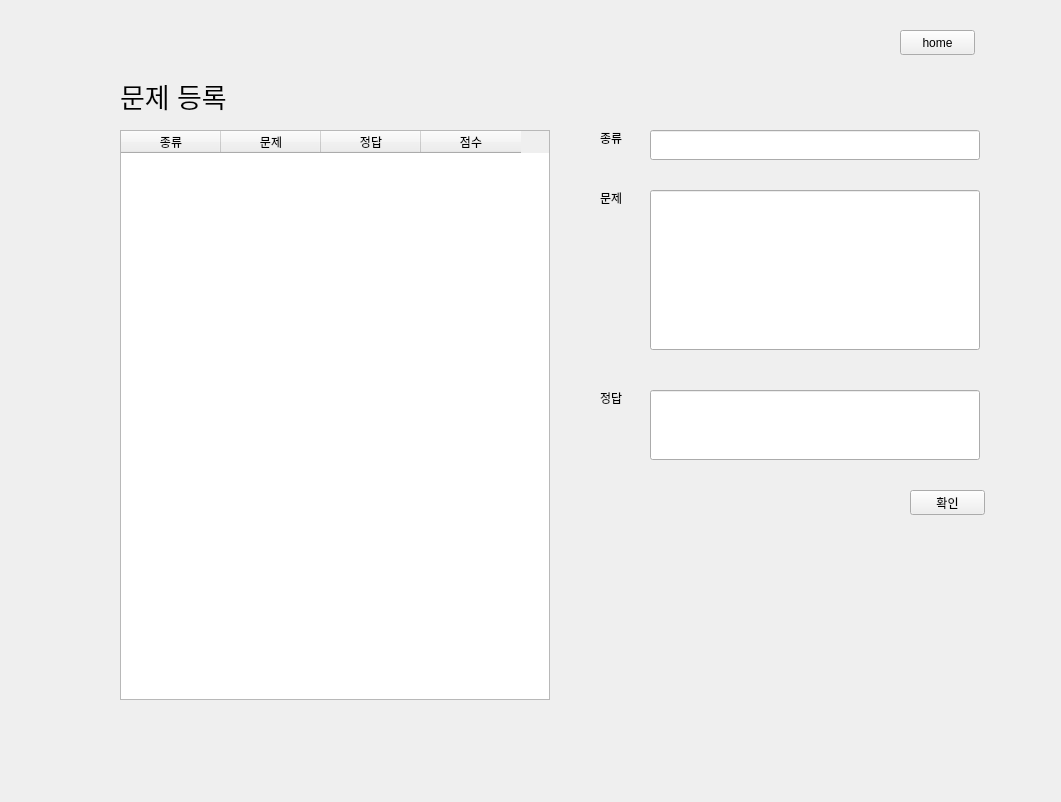
<?xml version="1.0" encoding="UTF-8"?>
<ui version="4.0">
 <class>Form</class>
 <widget class="QWidget" name="Form">
  <property name="geometry">
   <rect>
    <x>0</x>
    <y>0</y>
    <width>1061</width>
    <height>802</height>
   </rect>
  </property>
  <property name="windowTitle">
   <string>Form</string>
  </property>
  <widget class="QStackedWidget" name="stackedWidget">
   <property name="geometry">
    <rect>
     <x>0</x>
     <y>0</y>
     <width>1060</width>
     <height>800</height>
    </rect>
   </property>
   <property name="currentIndex">
    <number>1</number>
   </property>
   <widget class="QWidget" name="page_5">
    <widget class="QPushButton" name="btn_update">
     <property name="geometry">
      <rect>
       <x>500</x>
       <y>221</y>
       <width>90</width>
       <height>40</height>
      </rect>
     </property>
     <property name="text">
      <string>문제 등록</string>
     </property>
    </widget>
    <widget class="QPushButton" name="btn_check">
     <property name="geometry">
      <rect>
       <x>500</x>
       <y>315</y>
       <width>90</width>
       <height>40</height>
      </rect>
     </property>
     <property name="text">
      <string>문제 확인</string>
     </property>
    </widget>
    <widget class="QPushButton" name="btn_qna">
     <property name="geometry">
      <rect>
       <x>499</x>
       <y>416</y>
       <width>90</width>
       <height>40</height>
      </rect>
     </property>
     <property name="text">
      <string>QnA</string>
     </property>
    </widget>
    <widget class="QPushButton" name="btn_chat">
     <property name="geometry">
      <rect>
       <x>499</x>
       <y>518</y>
       <width>90</width>
       <height>40</height>
      </rect>
     </property>
     <property name="text">
      <string>상담</string>
     </property>
    </widget>
    <widget class="QLabel" name="label_5">
     <property name="geometry">
      <rect>
       <x>504</x>
       <y>140</y>
       <width>81</width>
       <height>51</height>
      </rect>
     </property>
     <property name="font">
      <font>
       <family>Arial</family>
       <pointsize>20</pointsize>
      </font>
     </property>
     <property name="text">
      <string>교사용</string>
     </property>
    </widget>
   </widget>
   <widget class="QWidget" name="page">
    <widget class="QLabel" name="label">
     <property name="geometry">
      <rect>
       <x>120</x>
       <y>70</y>
       <width>121</width>
       <height>51</height>
      </rect>
     </property>
     <property name="font">
      <font>
       <family>Arial</family>
       <pointsize>20</pointsize>
      </font>
     </property>
     <property name="text">
      <string>문제 등록</string>
     </property>
    </widget>
    <widget class="QPushButton" name="btn_enter">
     <property name="geometry">
      <rect>
       <x>910</x>
       <y>490</y>
       <width>75</width>
       <height>25</height>
      </rect>
     </property>
     <property name="text">
      <string>확인</string>
     </property>
    </widget>
    <widget class="QTableWidget" name="quizupdatetable">
     <property name="geometry">
      <rect>
       <x>120</x>
       <y>130</y>
       <width>430</width>
       <height>570</height>
      </rect>
     </property>
     <column>
      <property name="text">
       <string>종류</string>
      </property>
     </column>
     <column>
      <property name="text">
       <string>문제</string>
      </property>
     </column>
     <column>
      <property name="text">
       <string>정답</string>
      </property>
     </column>
     <column>
      <property name="text">
       <string>점수</string>
      </property>
     </column>
    </widget>
    <widget class="QPushButton" name="btn_home">
     <property name="geometry">
      <rect>
       <x>900</x>
       <y>30</y>
       <width>75</width>
       <height>25</height>
      </rect>
     </property>
     <property name="text">
      <string>home</string>
     </property>
    </widget>
    <widget class="QLineEdit" name="quizline">
     <property name="geometry">
      <rect>
       <x>650</x>
       <y>190</y>
       <width>330</width>
       <height>160</height>
      </rect>
     </property>
    </widget>
    <widget class="QLineEdit" name="answerline">
     <property name="geometry">
      <rect>
       <x>650</x>
       <y>390</y>
       <width>330</width>
       <height>70</height>
      </rect>
     </property>
    </widget>
    <widget class="QLineEdit" name="kindline">
     <property name="geometry">
      <rect>
       <x>650</x>
       <y>130</y>
       <width>330</width>
       <height>30</height>
      </rect>
     </property>
    </widget>
    <widget class="QLabel" name="label_6">
     <property name="geometry">
      <rect>
       <x>600</x>
       <y>130</y>
       <width>31</width>
       <height>16</height>
      </rect>
     </property>
     <property name="text">
      <string>종류</string>
     </property>
    </widget>
    <widget class="QLabel" name="label_7">
     <property name="geometry">
      <rect>
       <x>600</x>
       <y>390</y>
       <width>31</width>
       <height>16</height>
      </rect>
     </property>
     <property name="text">
      <string>정답</string>
     </property>
    </widget>
    <widget class="QLabel" name="label_8">
     <property name="geometry">
      <rect>
       <x>600</x>
       <y>190</y>
       <width>31</width>
       <height>16</height>
      </rect>
     </property>
     <property name="text">
      <string>문제</string>
     </property>
    </widget>
   </widget>
   <widget class="QWidget" name="page_2">
    <widget class="QTableWidget" name="quizchecktable">
     <property name="geometry">
      <rect>
       <x>180</x>
       <y>130</y>
       <width>720</width>
       <height>490</height>
      </rect>
     </property>
     <column>
      <property name="text">
       <string>학생</string>
      </property>
     </column>
     <column>
      <property name="text">
       <string>점수</string>
      </property>
     </column>
     <column>
      <property name="text">
       <string>틀린 문제</string>
      </property>
     </column>
     <column>
      <property name="text">
       <string>문제 소요 시간</string>
      </property>
     </column>
    </widget>
    <widget class="QLabel" name="label_2">
     <property name="geometry">
      <rect>
       <x>180</x>
       <y>80</y>
       <width>121</width>
       <height>41</height>
      </rect>
     </property>
     <property name="font">
      <font>
       <family>Arial</family>
       <pointsize>20</pointsize>
      </font>
     </property>
     <property name="text">
      <string>문제 확인</string>
     </property>
    </widget>
    <widget class="QPushButton" name="btn_home2">
     <property name="geometry">
      <rect>
       <x>900</x>
       <y>30</y>
       <width>75</width>
       <height>25</height>
      </rect>
     </property>
     <property name="text">
      <string>home</string>
     </property>
    </widget>
   </widget>
   <widget class="QWidget" name="page_3">
    <widget class="QTableWidget" name="qnatable">
     <property name="geometry">
      <rect>
       <x>180</x>
       <y>130</y>
       <width>720</width>
       <height>490</height>
      </rect>
     </property>
     <property name="selectionBehavior">
      <enum>QAbstractItemView::SelectRows</enum>
     </property>
     <column>
      <property name="text">
       <string>번호</string>
      </property>
     </column>
     <column>
      <property name="text">
       <string>학생</string>
      </property>
     </column>
     <column>
      <property name="text">
       <string>질문</string>
      </property>
     </column>
     <column>
      <property name="text">
       <string>답변</string>
      </property>
     </column>
    </widget>
    <widget class="QLabel" name="label_3">
     <property name="geometry">
      <rect>
       <x>180</x>
       <y>80</y>
       <width>121</width>
       <height>41</height>
      </rect>
     </property>
     <property name="font">
      <font>
       <family>Arial</family>
       <pointsize>20</pointsize>
      </font>
     </property>
     <property name="text">
      <string>QnA 답글</string>
     </property>
    </widget>
    <widget class="QPushButton" name="btn_home3">
     <property name="geometry">
      <rect>
       <x>900</x>
       <y>30</y>
       <width>75</width>
       <height>25</height>
      </rect>
     </property>
     <property name="text">
      <string>home</string>
     </property>
    </widget>
   </widget>
   <widget class="QWidget" name="page_4">
    <widget class="QListWidget" name="chatlist">
     <property name="geometry">
      <rect>
       <x>290</x>
       <y>130</y>
       <width>490</width>
       <height>510</height>
      </rect>
     </property>
    </widget>
    <widget class="QLabel" name="label_4">
     <property name="geometry">
      <rect>
       <x>290</x>
       <y>80</y>
       <width>151</width>
       <height>41</height>
      </rect>
     </property>
     <property name="font">
      <font>
       <family>Arial</family>
       <pointsize>20</pointsize>
      </font>
     </property>
     <property name="text">
      <string>실시간 상담</string>
     </property>
    </widget>
    <widget class="QLineEdit" name="sendline">
     <property name="geometry">
      <rect>
       <x>290</x>
       <y>660</y>
       <width>400</width>
       <height>40</height>
      </rect>
     </property>
    </widget>
    <widget class="QPushButton" name="btn_send">
     <property name="geometry">
      <rect>
       <x>710</x>
       <y>660</y>
       <width>75</width>
       <height>40</height>
      </rect>
     </property>
     <property name="text">
      <string>전송</string>
     </property>
    </widget>
    <widget class="QPushButton" name="btn_home4">
     <property name="geometry">
      <rect>
       <x>900</x>
       <y>30</y>
       <width>75</width>
       <height>25</height>
      </rect>
     </property>
     <property name="text">
      <string>home</string>
     </property>
    </widget>
   </widget>
  </widget>
 </widget>
 <resources/>
 <connections/>
</ui>
